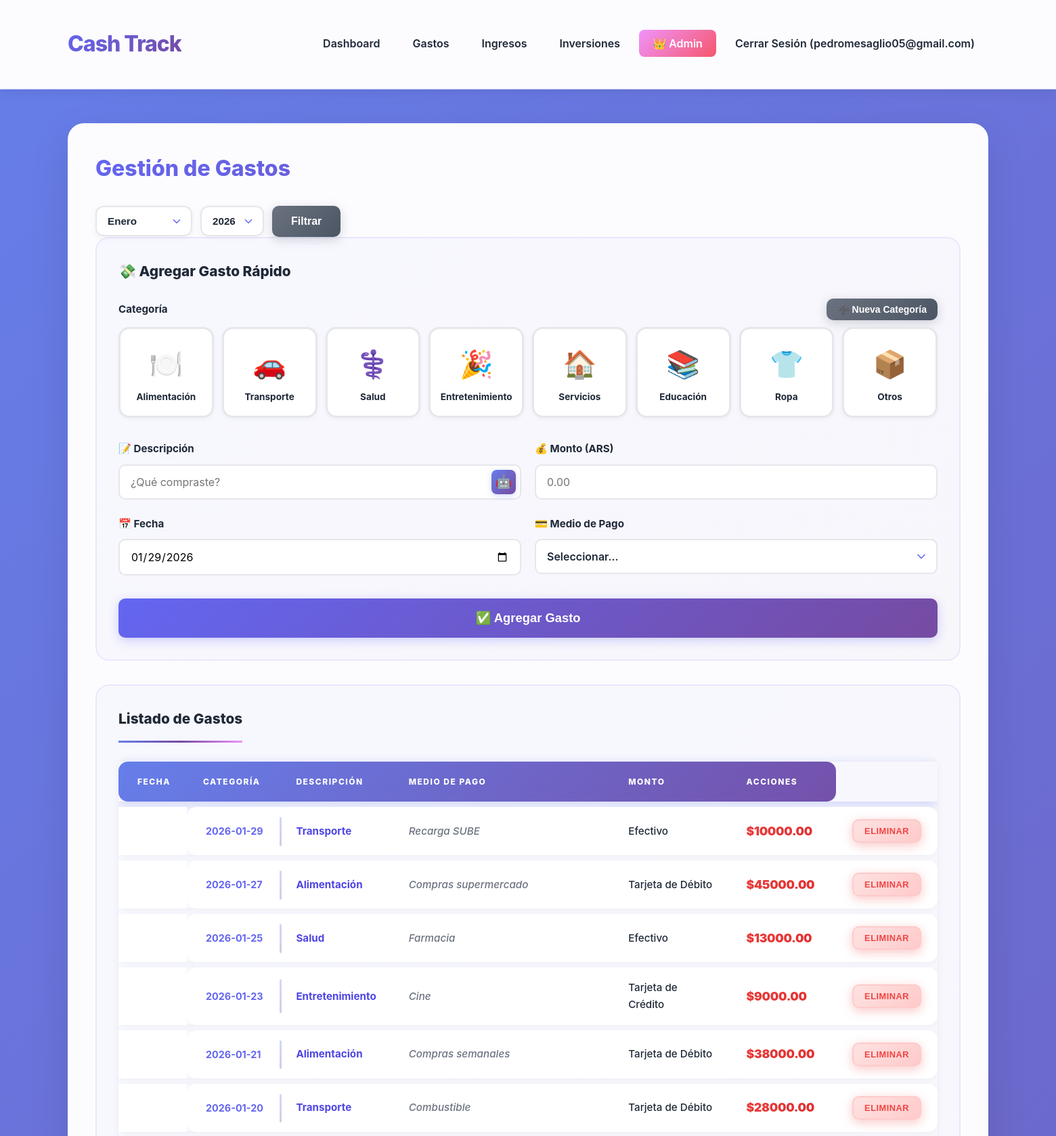
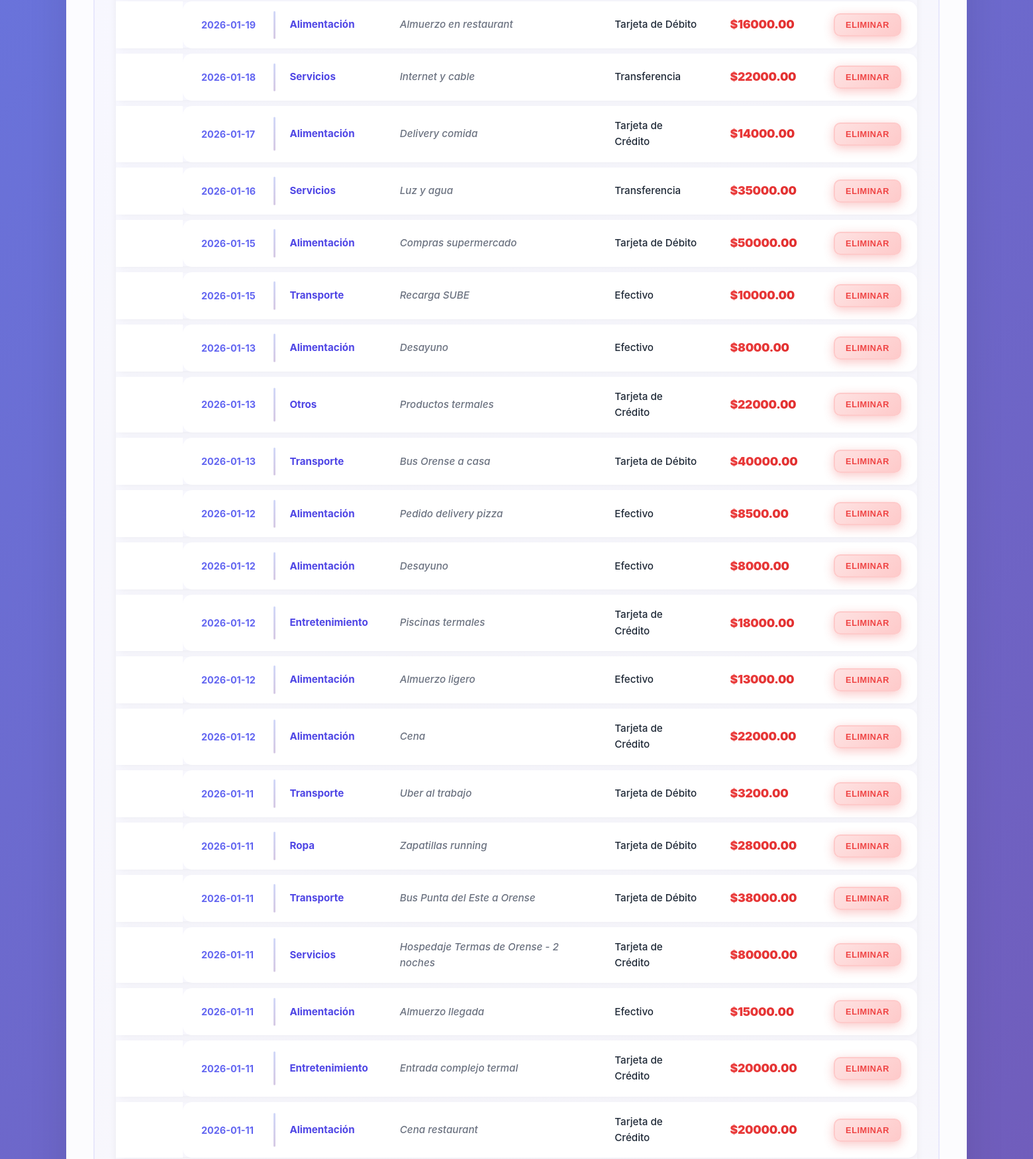
Screenshot of /expenses (signed in, upper part) with the database file from the repository (2 pictures, top to bottom).
### tables this page shows
CREATE TABLE expenses (
            id INTEGER PRIMARY KEY AUTOINCREMENT,
            user_id INTEGER NOT NULL,
            date DATE NOT NULL,
            category TEXT NOT NULL,
            description TEXT,
            payment_method TEXT NOT NULL,
            amount REAL NOT NULL,
            created_at TIMESTAMP DEFAULT CURRENT_TIMESTAMP,
            FOREIGN KEY (user_id) REFERENCES users (id)
        );

### app.py (the view, shortened to what this page needs)
@app.route('/expenses', methods=['GET', 'POST'])
@login_required
def expenses():
    conn = get_db()
    cursor = conn.cursor()
    year = request.args.get('year', datetime.now().year, type=int)
    month = request.args.get('month', datetime.now().month, type=int)
    cursor.execute('''
        SELECT * FROM expenses
        WHERE user_id = ? AND strftime('%Y', date) = ? AND strftime('%m', date) = ?
        ORDER BY date DESC, created_at DESC
    ''', (session['user_id'], str(year), f'{month:02d}'))
    all_expenses = cursor.fetchall()
    cursor.execute('SELECT id, name, icon FROM custom_categories WHERE user_id = ? ORDER BY name', (session['user_id'],))
    custom_categories = cursor.fetchall()
    conn.close()
    all_categories = get_all_categories(session['user_id'])
    category_icons = get_category_icons(session['user_id'])
    return render_template('expenses.html',
                          expenses=all_expenses,
                          categories=all_categories,
                          category_icons=category_icons,
                          custom_categories=custom_categories,
                          payment_methods=PAYMENT_METHODS,
                          year=year,
                          month=month,
                          current_year=datetime.now().year,
                          current_month=datetime.now().month)

### app.py (called while the page is built)
def login_required(f):
    @wraps(f)
    def decorated_function(*args, **kwargs):
        if 'user_id' not in session:
            flash('Debes iniciar sesión primero', 'warning')
            return redirect(url_for('login'))
        return f(*args, **kwargs)
    return decorated_function

def get_all_categories(user_id):
    conn = get_db()
    cursor = conn.cursor()
    cursor.execute('SELECT name, icon FROM custom_categories WHERE user_id = ? ORDER BY name', (user_id,))
    custom_cats = cursor.fetchall()
    conn.close()
    all_categories = CATEGORIES.copy()
    for cat in custom_cats:
        if cat['name'] not in all_categories:
            all_categories.append(cat['name'])
    return all_categories

def get_category_icons(user_id):
    default_icons = {
        'Alimentación': '🍽️',
        'Transporte': '🚗',
        'Salud': '⚕️',
        'Entretenimiento': '🎉',
        'Servicios': '🏠',
        'Educación': '📚',
        'Ropa': '👕',
        'Otros': '📦'
    }
    conn = get_db()
    cursor = conn.cursor()
    cursor.execute('SELECT name, icon FROM custom_categories WHERE user_id = ?', (user_id,))
    custom_cats = cursor.fetchall()
    conn.close()
    for cat in custom_cats:
        default_icons[cat['name']] = cat['icon']
    return default_icons

### database.py (called while the page is built)
def get_db():
    conn = sqlite3.connect(DATABASE)
    conn.row_factory = sqlite3.Row
    return conn

### templates/expenses.html (shortened to what this page needs)
{% extends "base.html" %}
{% block content %}
<div class="page-container">
    <h2>Gestión de Gastos</h2>
    <div class="filter-section">
        <form method="GET" action="{{ url_for('expenses') }}" class="filter-form">
            <select name="month" id="month">
                {% for m in range(1, 13) %}
                <option value="{{ m }}" {% if m == month %}selected{% endif %}>
                    {{ ['Enero', 'Febrero', 'Marzo', 'Abril', 'Mayo', 'Junio',
                        'Julio', 'Agosto', 'Septiembre', 'Octubre', 'Noviembre', 'Diciembre'][m-1] }}
                </option>
                {% endfor %}
            </select>
            <select name="year" id="year">
                {% for y in range(current_year - 5, current_year + 2) %}
                <option value="{{ y }}" {% if y == year %}selected{% endif %}>{{ y }}</option>
                {% endfor %}
            </select>
            <button type="submit" class="btn btn-secondary">Filtrar</button>
        </form>
    </div>
    <div class="form-card quick-expense-form">
        <h3>💸 Agregar Gasto Rápido</h3>
        <form method="POST" id="expenseForm">
            <div class="form-group">
                <div style="display: flex; justify-content: space-between; align-items: center; margin-bottom: 10px;">
                    <label style="margin: 0;">Categoría</label>
                    <button type="button" class="btn btn-sm btn-secondary" onclick="openCategoryModal()" style="padding: 8px 16px;">
                        ➕ Nueva Categoría
                    </button>
                </div>
                <div class="category-grid">
                    {% for cat in categories %}
                    <label class="category-option">
                        <span class="category-card">
                            <span class="cat-icon">{{ category_icons.get(cat, '📦') }}</span>
                            <span class="cat-name">{{ cat }}</span>
                        </span>
                    </label>
                    {% endfor %}
                </div>
            </div>
            <div class="form-row">
                <div class="form-group">
                    <label for="description">📝 Descripción</label>
                    <div style="position: relative;">
                        <input type="text" id="description" name="description" placeholder="¿Qué compraste?" required onblur="suggestCategory()">
                        <button type="button" class="btn-ai-suggest" onclick="suggestCategory()" title="Sugerir categoría con IA">
                            🤖
                        </button>
                    </div>
                </div>
                <div class="form-group">
                    <label for="amount">💰 Monto (ARS)</label>
                    <input type="number" id="amount" name="amount" step="0.01" min="0" required placeholder="0.00" autofocus>
                </div>
            </div>
            <div class="form-row">
                <div class="form-group">
                    <label for="date">📅 Fecha</label>
                    <input type="date" id="date" name="date" required>
                </div>
                <div class="form-group">
                    <label for="payment_method">💳 Medio de Pago</label>
                    <select id="payment_method" name="payment_method" required>
                        <option value="">Seleccionar...</option>
                    </select>
                </div>
            </div>
            <button type="submit" class="btn btn-primary btn-large">✅ Agregar Gasto</button>
        </form>
    </div>
    <div class="table-card">
        <h3>Listado de Gastos</h3>
        {% if expenses %}
        <table class="data-table">
            <thead>
                <tr>
                    <th>Fecha</th>
                    <th>Categoría</th>
                    <th>Descripción</th>
                    <th>Medio de Pago</th>
                    <th>Monto</th>
                    <th>Acciones</th>
                </tr>
            </thead>
            <tbody>
                {% for expense in expenses %}
                <tr>
                    <td>{{ expense.date }}</td>
                    <td>{{ expense.category }}</td>
                    <td>{{ expense.description }}</td>
                    <td>{{ expense.payment_method }}</td>
                    <td>${{ "%.2f"|format(expense.amount) }}</td>
                    <td>
                        <form method="POST" action="{{ url_for('delete_expense', expense_id=expense.id) }}" style="display: inline;">
                            <button type="submit" class="btn btn-danger btn-sm" onclick="return confirm('¿Estás seguro de eliminar este gasto?')">Eliminar</button>
                        </form>
                    </td>
                </tr>
                {% endfor %}
            </tbody>
        </table>
        {% else %}
        <p class="no-data">No hay gastos registrados para este período</p>
        {% endif %}
    </div>
</div>
{% endblock %}

### rows the page displays
expenses: date "2026-01-29", category "Transporte", description "Recarga SUBE", payment_method "Efectivo", amount "10000.00"
expenses: date "2026-01-27", category "Alimentación", description "Compras supermercado", payment_method "Tarjeta de Débito", amount "45000.00"
expenses: date "2026-01-25", category "Salud", description "Farmacia", payment_method "Efectivo", amount "13000.00"
expenses: date "2026-01-23", category "Entretenimiento", description "Cine", payment_method "Tarjeta de Crédito", amount "9000.00"
expenses: date "2026-01-21", category "Alimentación", description "Compras semanales", payment_method "Tarjeta de Débito", amount "38000.00"
expenses: date "2026-01-20", category "Transporte", description "Combustible", payment_method "Tarjeta de Débito", amount "28000.00"
expenses: date "2026-01-19", category "Alimentación", description "Almuerzo en restaurant", payment_method "Tarjeta de Débito", amount "16000.00"
expenses: date "2026-01-18", category "Servicios", description "Internet y cable", payment_method "Transferencia", amount "22000.00"
expenses: date "2026-01-17", category "Alimentación", description "Delivery comida", payment_method "Tarjeta de Crédito", amount "14000.00"
expenses: date "2026-01-16", category "Servicios", description "Luz y agua", payment_method "Transferencia", amount "35000.00"
expenses: date "2026-01-15", category "Alimentación", description "Compras supermercado", payment_method "Tarjeta de Débito", amount "50000.00"
expenses: date "2026-01-15", category "Transporte", description "Recarga SUBE", payment_method "Efectivo", amount "10000.00"
expenses: date "2026-01-13", category "Alimentación", description "Desayuno", payment_method "Efectivo", amount "8000.00"
expenses: date "2026-01-13", category "Otros", description "Productos termales", payment_method "Tarjeta de Crédito", amount "22000.00"
expenses: date "2026-01-13", category "Transporte", description "Bus Orense a casa", payment_method "Tarjeta de Débito", amount "40000.00"
expenses: date "2026-01-12", category "Alimentación", description "Pedido delivery pizza", payment_method "Efectivo", amount "8500.00"
expenses: date "2026-01-12", category "Alimentación", description "Desayuno", payment_method "Efectivo", amount "8000.00"
expenses: date "2026-01-12", category "Entretenimiento", description "Piscinas termales", payment_method "Tarjeta de Crédito", amount "18000.00"
expenses: date "2026-01-12", category "Alimentación", description "Almuerzo ligero", payment_method "Efectivo", amount "13000.00"
expenses: date "2026-01-12", category "Alimentación", description "Cena", payment_method "Tarjeta de Crédito", amount "22000.00"
expenses: date "2026-01-11", category "Transporte", description "Uber al trabajo", payment_method "Tarjeta de Débito", amount "3200.00"
expenses: date "2026-01-11", category "Ropa", description "Zapatillas running", payment_method "Tarjeta de Débito", amount "28000.00"
expenses: date "2026-01-11", category "Transporte", description "Bus Punta del Este a Orense", payment_method "Tarjeta de Débito", amount "38000.00"
expenses: date "2026-01-11", category "Servicios", description "Hospedaje Termas de Orense - 2 noches", payment_method "Tarjeta de Crédito", amount "80000.00"
expenses: date "2026-01-11", category "Alimentación", description "Almuerzo llegada", payment_method "Efectivo", amount "15000.00"
expenses: date "2026-01-11", category "Entretenimiento", description "Entrada complejo termal", payment_method "Tarjeta de Crédito", amount "20000.00"
expenses: date "2026-01-11", category "Alimentación", description "Cena restaurant", payment_method "Tarjeta de Crédito", amount "20000.00"

### other values shown
{{ session.username }} "pedromesaglio05@gmail.com"
{{ category_icons.get(cat, '📦') }} "🍽️" "🚗" "⚕️" "🎉" "🏠" "📚" "👕" "📦"
{{ cat }} "Alimentación" "Transporte" "Salud" "Entretenimiento" "Servicios" "Educación" "Ropa" "Otros"
form field month "Enero"
form field year "2026"
